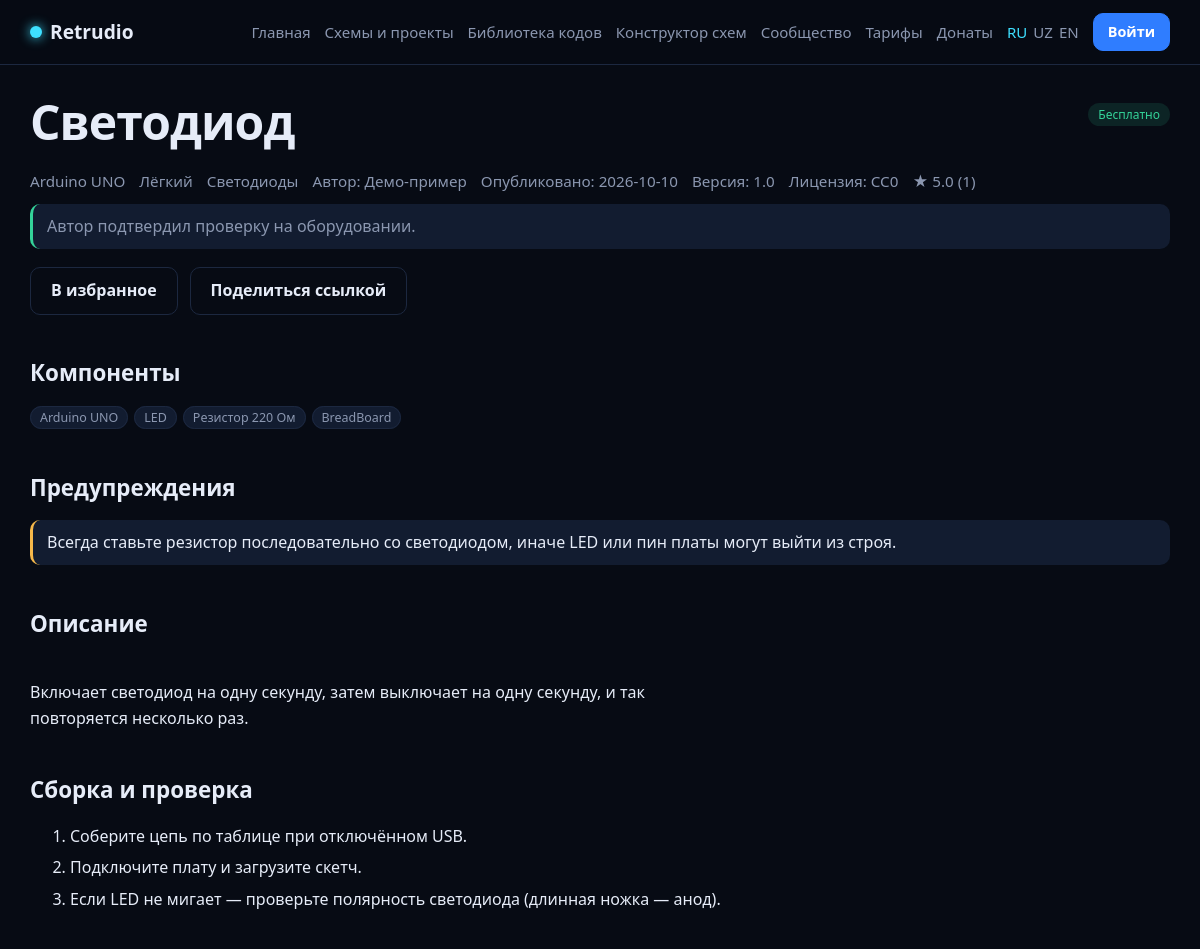
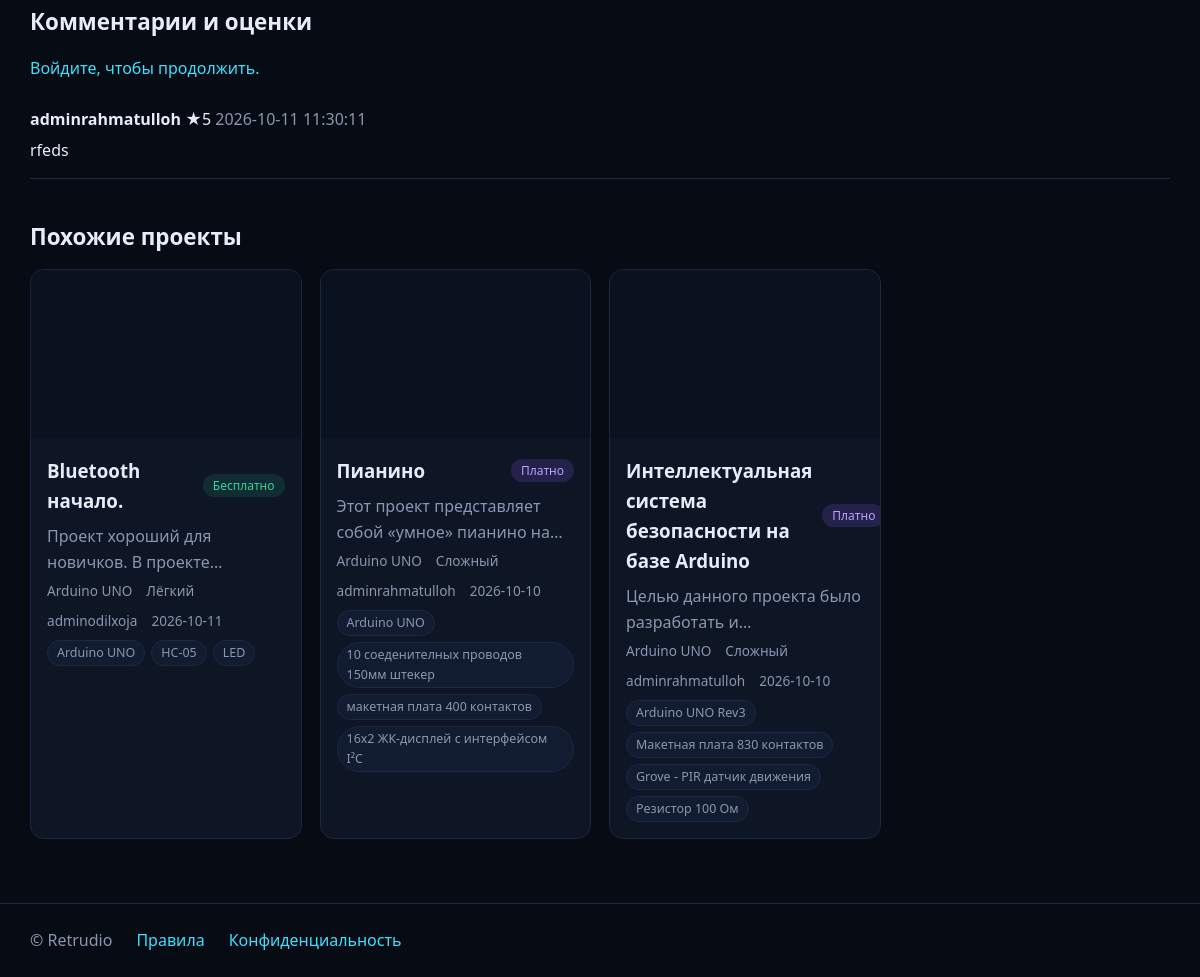
The app's page /project/1 with its own data (2 pictures, top to bottom).
### tables this page shows
CREATE TABLE comments(
  id INTEGER PRIMARY KEY AUTOINCREMENT,
  project_id INTEGER NOT NULL, user_id INTEGER NOT NULL,
  body TEXT NOT NULL, rating INTEGER,
  created TEXT NOT NULL DEFAULT CURRENT_TIMESTAMP
);

CREATE TABLE users(
  id INTEGER PRIMARY KEY AUTOINCREMENT,
  email TEXT UNIQUE NOT NULL,
  name TEXT NOT NULL,
  password_hash TEXT NOT NULL,
  subscription_until TEXT,
  username TEXT UNIQUE,
  is_admin INTEGER NOT NULL DEFAULT 0,
  created TEXT NOT NULL DEFAULT CURRENT_TIMESTAMP
);

### app.py (the view)
@app.route("/project/<int:pid>")
def project(pid):
    item = catalog.get(pid)
    if not item:
        abort(404)
    ok = can_access(item)
    db = get_db()
    comments = db.execute("SELECT c.*, u.name FROM comments c JOIN users u ON u.id=c.user_id "
                          "WHERE project_id=? ORDER BY c.id DESC", (pid,)).fetchall()
    rated = [c["rating"] for c in comments if c["rating"]]
    avg = round(sum(rated) / len(rated), 1) if rated else None
    is_fav = bool(g.user and db.execute("SELECT 1 FROM favorites WHERE user_id=? AND project_id=?",
                                        (g.user["id"], pid)).fetchone())
    return render_template("project.html", p=item, ok=ok, comments=comments, avg=avg,
                           n_rated=len(rated), is_fav=is_fav, similar=catalog.similar(item),
                           code_html=highlight_code(item["code"]) if ok and item["code"] else "")

### app.py (called while the page is built)
@app.before_request
def before():
    if request.args.get("lang") in config.LANGS:
        session["lang"] = request.args["lang"]
    g.lang = session.get("lang", "ru")
    g.user = None
    if session.get("uid"):
        g.user = get_db().execute("SELECT * FROM users WHERE id=?", (session["uid"],)).fetchone()
    if request.method in ("POST", "PUT", "DELETE") and request.endpoint not in ("payment_notify", "payment_success", "payment_fail"):
        token = request.form.get("csrf") or request.headers.get("X-CSRF-Token", "")
        if not hmac.compare_digest(token, session.get("csrf", "")):
            abort(400, "CSRF")

def has_subscription(user):
    if user and user["is_admin"]:      # администраторам открыты все платные проекты
        return True
    if not user or not user["subscription_until"]:
        return False
    return datetime.fromisoformat(user["subscription_until"]) >= utcnow()

def can_access(item):
    return item["free"] or has_subscription(g.user)

@app.context_processor
def inject():
    if "csrf" not in session:
        session["csrf"] = secrets.token_urlsafe(32)
    return dict(
        t=lambda k: translate(k, g.lang), lang=g.lang, user=g.user,
        csrf=session["csrf"], PROJECT_NAME=config.PROJECT_NAME, LANGS=config.LANGS,
        loc=lambda v: catalog.loc(v, g.lang), CATEGORIES=catalog.CATEGORIES,
        has_sub=has_subscription(g.user),
        cfg=SimpleNamespace(CONTACT_EMAIL=config.CONTACT_EMAIL, DONATE_URL=config.DONATE_URL,
                            FREEKASSA_READY=config.FREEKASSA_READY, SUBSCRIPTION_PRICE=config.SUBSCRIPTION_PRICE,
                            SUBSCRIPTION_CURRENCY=config.SUBSCRIPTION_CURRENCY,
                            SUBSCRIPTION_DAYS=config.SUBSCRIPTION_DAYS),   # только безопасные значения, без секретов
    )

### catalog.py (called while the page is built, shortened)
def loc(value, lang):
    if isinstance(value, dict):
        return value.get(lang) or value.get("ru") or value.get("en") or next(iter(value.values()), "")
    return value or ""

def all_items():
    files = sorted(SCHEMES_DIR.glob("*.json"))
    sig = tuple((f.name, f.stat().st_mtime_ns) for f in files) + tuple(
        (f.name, f.stat().st_mtime_ns) for f in SCHEMES_DIR.glob("*.txt")) + tuple(
        (f.name, f.stat().st_mtime_ns) for f in SCHEMES_DIR.glob("*.ino"))
    return _cache["items"]

def get(pid):
    return all_items().get(pid)

### database.py (called while the page is built)
def get_db():
    if "db" not in g:
        g.db = sqlite3.connect(DB_PATH)
        g.db.row_factory = sqlite3.Row
    return g.db

### templates/project.html (shortened to what this page needs)
{% extends "base.html" %}{% from "_macros.html" import card with context %}
{% block content %}
<article class="project-page">
  <div class="row"><h1>{{ loc(p.name) }}</h1>
    <span class="tag {{ 'free' if p.free else 'paid' }}">{{ t('free') if p.free else t('paid') }}</span></div>
  <div class="meta big">
    {% if p.board %}<span>{{ p.board }}</span>{% endif %}
    {% if p.difficulty %}<span>{{ t(p.difficulty) }}</span>{% endif %}
    {% if p.category %}<span>{{ t('cat_' ~ p.category) }}</span>{% endif %}
    {% if p.author %}<span>{{ t('author') }}: {{ p.author }}</span>{% endif %}
    <span>{{ t('published') }}: {{ p.published }}</span>
    {% if p.version %}<span>{{ t('version') }}: {{ p.version }}</span>{% endif %}
    {% if p.license %}<span>{{ t('license') }}: {{ p.license }}</span>{% endif %}
    {% if n_rated %}<span>★ {{ avg }} ({{ n_rated }})</span>{% endif %}
  </div>
  <p class="note {{ 'ok' if p.verified }}">{{ t('verified') if p.verified else t('unverified') }}</p>
  <div class="actions">
    <form method="post" action="{{ url_for('favorite', pid=p.id) }}" class="inline"><input type="hidden" name="csrf" value="{{ csrf }}">
      <button class="btn ghost">{{ t('unfavorite') if is_fav else t('favorite') }}</button></form>
    <button class="btn ghost" data-share>{{ t('share') }}</button>
  </div>
  {% if not ok %}
  <div class="panel locked"><h3>🔒 {{ t('locked_title') }}</h3><p class="muted">{{ t('locked_text') }}</p>
    <a class="btn" href="{{ url_for('pricing') }}">{{ t('buy') }}</a></div>
  {% else %}
    {% if p.components %}<h2>{{ t('components') }}</h2><ul class="chips big">{% for c in p.components %}<li><i>{{ c }}</i></li>{% endfor %}</ul>{% endif %}
    {% if p.warnings %}<h2>{{ t('warnings') }}</h2>{% for w in p.warnings %}<div class="note warn">{{ loc(w) }}</div>{% endfor %}{% endif %}
    {% set d = loc(p.description) %}{% if d %}<h2>{{ t('description') }}</h2><div class="prose">{{ d }}</div>{% endif %}
    {% if p.steps %}<h2>{{ t('steps') }}</h2><ol class="steps">{% for s in p.steps %}<li>{{ loc(s) }}</li>{% endfor %}</ol>{% endif %}
  {% endif %}
  <h2 id="comments">{{ t('comments') }}</h2>
  {% if user %}
  <form method="post" action="{{ url_for('comment', pid=p.id) }}" class="panel stack">
    <input type="hidden" name="csrf" value="{{ csrf }}">
    <textarea name="body" required maxlength="2000" rows="3"></textarea>
    <label>{{ t('rating') }} <select name="rating"><option value="">{{ t('no_rating') }}</option>{% for i in range(5,0,-1) %}<option>{{ i }}</option>{% endfor %}</select></label>
    <button class="btn small">{{ t('add_comment') }}</button>
  </form>
  {% else %}<p class="muted"><a href="{{ url_for('login', next=request.path) }}">{{ t('need_login') }}</a></p>{% endif %}
  {% for c in comments %}<div class="comment"><b>{{ c['name'] }}</b>{% if c['rating'] %} ★{{ c['rating'] }}{% endif %}
    <span class="muted"> {{ c['created'] }}</span><p>{{ c['body'] }}</p></div>{% endfor %}
  {% if similar %}<h2>{{ t('similar') }}</h2><div class="grid">{% for s in similar %}{{ card(s) }}{% endfor %}</div>{% endif %}
</article>
{% endblock %}

### templates/_macros.html (shortened to what this page needs)
{% macro card(p) %}
<a class="card project" href="{{ url_for('project', pid=p.id) }}">
  <div class="thumb">{% if p.has_image %}<img loading="lazy" src="{{ url_for('scheme_image', pid=p.id) }}" alt="">{% endif %}</div>
  <div class="body">
    <div class="row"><h3>{{ loc(p.name) }}</h3>
      <span class="tag {{ 'free' if p.free else 'paid' }}">{{ t('free') if p.free else t('paid') }}</span></div>
    {% set d = loc(p.description) %}
    <p class="muted clamp">{{ d[:140] }}</p>
    <div class="meta">
      {% if p.board %}<span>{{ p.board }}</span>{% endif %}
      {% if p.difficulty %}<span>{{ t(p.difficulty) }}</span>{% endif %}
      {% if p.author %}<span>{{ p.author }}</span>{% endif %}
      <span>{{ p.published }}</span>
    </div>
    {% if p.components %}<div class="chips">{% for c in p.components[:4] %}<i>{{ c }}</i>{% endfor %}</div>{% endif %}
  </div>
</a>
{% endmacro %}

### static/style.css (style rules this page uses)
:root { --bg:#070b14;--card:#0e1524;--card2:#121c30;--line:#1c2840;--text:#e6ecf8;--muted:#8b97b0; --blue:#2f7dff;--cyan:#3ee0ff;--violet:#8b5cf6;--ok:#34d399;--warn:#f5b84a;--r:14px }
* { box-sizing:border-box }
html { scroll-behavior:smooth }
body { margin:0;background:var(--bg);color:var(--text);font:16px/1.6 system-ui,-apple-system,"Segoe UI",Roboto,sans-serif }
a { color:var(--cyan);text-decoration:none }
h1 { font-size:clamp(1.8rem,4vw,3rem);line-height:1.15;margin:.6em 0 .3em;letter-spacing:-.02em }
h2 { margin:1.8em 0 .6em;font-size:1.4rem }
h3 { margin:.2em 0 }
.muted { color:var(--muted) }
.btn,button.btn { display:inline-block;background:var(--blue);color:#fff;border:1px solid var(--blue);padding:10px 20px;border-radius:10px;font:inherit;font-weight:600;cursor:pointer;transition:box-shadow .2s,transform .1s }
.btn.ghost { background:transparent;border-color:var(--line);color:var(--text) }
form.inline { display:inline }
.actions { display:flex;gap:12px;flex-wrap:wrap;margin:18px 0 }
.grid { display:grid;grid-template-columns:repeat(auto-fill,minmax(270px,1fr));gap:18px }
.card,.panel { background:var(--card);border:1px solid var(--line);border-radius:var(--r) }
.card { color:var(--text);display:block;overflow:hidden;transition:border-color .2s }
.thumb { aspect-ratio:16/10;background:#0a1220;display:flex;align-items:center;justify-content:center }
.project .body { padding:14px 16px 16px }
.row { display:flex;align-items:center;justify-content:space-between;gap:10px }
.clamp { display:-webkit-box;-webkit-line-clamp:2;-webkit-box-orient:vertical;overflow:hidden;margin:.3em 0 }
.meta { display:flex;gap:8px 14px;flex-wrap:wrap;color:var(--muted);font-size:.85rem }
.meta.big { font-size:.95rem;margin:6px 0 }
.chips { display:flex;gap:6px;flex-wrap:wrap;margin-top:8px;padding:0;list-style:none }
.chips i { font-style:normal;font-size:.78rem;padding:2px 9px;border-radius:999px;background:var(--card2);border:1px solid var(--line);color:var(--muted) }
.tag { font-size:.75rem;padding:2px 10px;border-radius:999px;white-space:nowrap }
.tag.free { background:rgba(52,211,153,.12);color:var(--ok) }
.tag.paid { background:rgba(139,92,246,.18);color:#b9a3ff }
.prose { white-space:pre-line;max-width:75ch }
.note { padding:10px 14px;border-radius:10px;background:var(--card2);border-left:3px solid var(--muted);color:var(--muted);margin:10px 0 }
.note.ok { border-color:var(--ok) }
.note.warn { border-color:var(--warn);color:var(--text) }
.steps li { margin:6px 0 }
.comment { border-bottom:1px solid var(--line);padding:10px 0 }
.comment p { margin:.3em 0;white-space:pre-line }

### records on screen
comments: name "adminrahmatulloh", rating "5", created "2026-10-11 11:30:11", body "rfeds"
users: loc "Пианино", t "Платно", d "Этот проект представляет собой «умное» пианино…", board "Arduino UNO", t "Сложный", author "adminrahmatulloh", published "2026-10-10", 4 "Arduino UNO" "10 соеденителных проводов 150мм штекер" "макетная плата 400 контактов" "16x2 ЖК-дисплей с интерфейсом I²C" "Arduino UNO Rev3" "Макетная плата 830 контактов" "Grove - PIR датчик движения" "Резистор 100 Ом", loc "Интеллектуальная система безопасности на базе Arduino", d "Целью данного проекта было разработать…"

### other values on screen
{{ PROJECT_NAME }} "Retrudio"
{{ t('nav_home') }} "Главная"
{{ t('nav_projects') }} "Схемы и проекты"
{{ t('nav_library') }} "Библиотека кодов"
{{ t('nav_builder') }} "Конструктор схем"
{{ t('nav_community') }} "Сообщество"
{{ t('nav_pricing') }} "Тарифы"
{{ t('nav_donate') }} "Донаты"
{{ l.upper() }} "RU" "UZ" "EN"
{{ t('login') }} "Войти"
{{ loc(p.name) }} "Светодиод"
{{ t('free') if p.free else t('paid') }} "Бесплатно"
{{ p.board }} "Arduino UNO"
{{ t(p.difficulty) }} "Лёгкий"
{{ t('cat_' ~ p.category) }} "Светодиоды"
